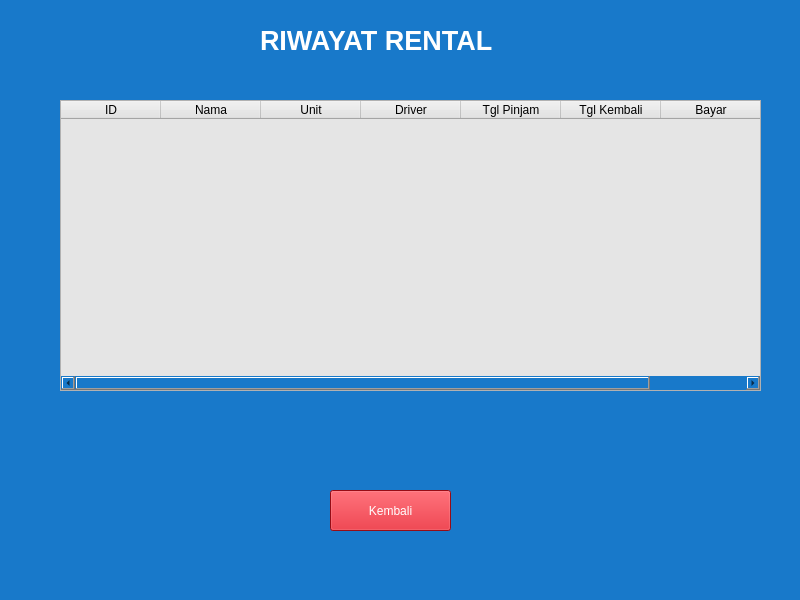
<?xml version="1.0" encoding="UTF-8"?>
<ui version="4.0">
 <class>MainWindow</class>
 <widget class="QMainWindow" name="MainWindow">
  <property name="geometry">
   <rect>
    <x>0</x>
    <y>0</y>
    <width>800</width>
    <height>600</height>
   </rect>
  </property>
  <property name="windowTitle">
   <string>MainWindow</string>
  </property>
  <property name="styleSheet">
   <string notr="true">background-color: rgb(24, 121, 202);</string>
  </property>
  <widget class="QWidget" name="centralwidget">
   <widget class="QLabel" name="label_4">
    <property name="geometry">
     <rect>
      <x>260</x>
      <y>20</y>
      <width>311</width>
      <height>41</height>
     </rect>
    </property>
    <property name="font">
     <font>
      <pointsize>20</pointsize>
      <weight>75</weight>
      <bold>true</bold>
     </font>
    </property>
    <property name="styleSheet">
     <string notr="true">color: rgb(255, 255, 255);</string>
    </property>
    <property name="text">
     <string>RIWAYAT RENTAL</string>
    </property>
   </widget>
   <widget class="QTableWidget" name="tableWidget">
    <property name="geometry">
     <rect>
      <x>60</x>
      <y>100</y>
      <width>701</width>
      <height>291</height>
     </rect>
    </property>
    <property name="styleSheet">
     <string notr="true">background-color: rgb(229, 229, 229);</string>
    </property>
    <column>
     <property name="text">
      <string>ID</string>
     </property>
    </column>
    <column>
     <property name="text">
      <string>Nama</string>
     </property>
    </column>
    <column>
     <property name="text">
      <string>Unit</string>
     </property>
    </column>
    <column>
     <property name="text">
      <string>Driver</string>
     </property>
    </column>
    <column>
     <property name="text">
      <string>Tgl Pinjam</string>
     </property>
    </column>
    <column>
     <property name="text">
      <string>Tgl Kembali</string>
     </property>
    </column>
    <column>
     <property name="text">
      <string>Bayar</string>
     </property>
    </column>
   </widget>
   <widget class="QPushButton" name="pushButton_2">
    <property name="geometry">
     <rect>
      <x>330</x>
      <y>490</y>
      <width>121</width>
      <height>41</height>
     </rect>
    </property>
    <property name="font">
     <font>
      <pointsize>9</pointsize>
     </font>
    </property>
    <property name="styleSheet">
     <string notr="true">color: rgb(255, 255, 255);
background-color: rgb(212, 17, 30);</string>
    </property>
    <property name="text">
     <string>Kembali</string>
    </property>
   </widget>
  </widget>
  <widget class="QMenuBar" name="menubar">
   <property name="geometry">
    <rect>
     <x>0</x>
     <y>0</y>
     <width>800</width>
     <height>26</height>
    </rect>
   </property>
  </widget>
  <widget class="QStatusBar" name="statusbar"/>
 </widget>
 <resources/>
 <connections/>
</ui>
